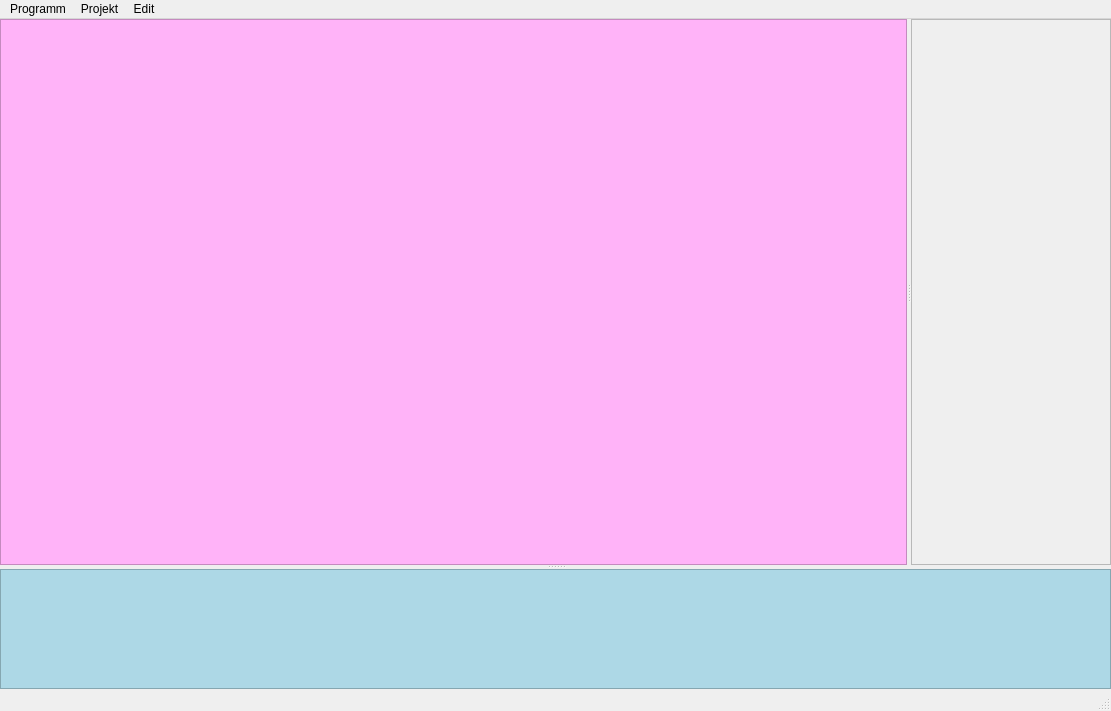
<?xml version="1.0" encoding="UTF-8"?>
<ui version="4.0">
 <class>MainWindow</class>
 <widget class="QMainWindow" name="MainWindow">
  <property name="geometry">
   <rect>
    <x>0</x>
    <y>0</y>
    <width>1111</width>
    <height>711</height>
   </rect>
  </property>
  <property name="windowTitle">
   <string>UbiCut</string>
  </property>
  <widget class="QWidget" name="centralWidget">
   <layout class="QGridLayout" name="gridLayout">
    <property name="leftMargin">
     <number>0</number>
    </property>
    <property name="topMargin">
     <number>0</number>
    </property>
    <property name="rightMargin">
     <number>0</number>
    </property>
    <property name="bottomMargin">
     <number>0</number>
    </property>
    <item row="0" column="0">
     <widget class="QSplitter" name="horizontalSplitter">
      <property name="sizeIncrement">
       <size>
        <width>0</width>
        <height>0</height>
       </size>
      </property>
      <property name="orientation">
       <enum>Qt::Vertical</enum>
      </property>
      <widget class="QSplitter" name="verticalSplitter">
       <property name="sizePolicy">
        <sizepolicy hsizetype="Expanding" vsizetype="Preferred">
         <horstretch>0</horstretch>
         <verstretch>1</verstretch>
        </sizepolicy>
       </property>
       <property name="orientation">
        <enum>Qt::Horizontal</enum>
       </property>
       <widget class="QFrame" name="topleftFrame">
        <property name="minimumSize">
         <size>
          <width>200</width>
          <height>0</height>
         </size>
        </property>
        <property name="styleSheet">
         <string notr="true">background: rgb(255, 179, 248);</string>
        </property>
        <property name="frameShape">
         <enum>QFrame::StyledPanel</enum>
        </property>
        <property name="frameShadow">
         <enum>QFrame::Raised</enum>
        </property>
       </widget>
       <widget class="QFrame" name="toprightFrame">
        <property name="enabled">
         <bool>false</bool>
        </property>
        <property name="minimumSize">
         <size>
          <width>200</width>
          <height>0</height>
         </size>
        </property>
        <property name="accessibleDescription">
         <string/>
        </property>
        <property name="autoFillBackground">
         <bool>false</bool>
        </property>
        <property name="styleSheet">
         <string notr="true"/>
        </property>
        <property name="frameShape">
         <enum>QFrame::StyledPanel</enum>
        </property>
        <property name="frameShadow">
         <enum>QFrame::Raised</enum>
        </property>
        <layout class="QGridLayout" name="gridLayout_2">
         <property name="topMargin">
          <number>13</number>
         </property>
        </layout>
       </widget>
      </widget>
      <widget class="QFrame" name="bottomFrame">
       <property name="enabled">
        <bool>true</bool>
       </property>
       <property name="minimumSize">
        <size>
         <width>0</width>
         <height>120</height>
        </size>
       </property>
       <property name="styleSheet">
        <string notr="true">background: lightblue;</string>
       </property>
       <property name="frameShape">
        <enum>QFrame::StyledPanel</enum>
       </property>
       <property name="frameShadow">
        <enum>QFrame::Raised</enum>
       </property>
      </widget>
     </widget>
    </item>
   </layout>
  </widget>
  <widget class="QMenuBar" name="menuBar">
   <property name="geometry">
    <rect>
     <x>0</x>
     <y>0</y>
     <width>1111</width>
     <height>20</height>
    </rect>
   </property>
   <widget class="QMenu" name="menuProgramm">
    <property name="title">
     <string>Programm</string>
    </property>
    <addaction name="action_settings"/>
   </widget>
   <widget class="QMenu" name="menuProjekt">
    <property name="title">
     <string>Projekt</string>
    </property>
    <addaction name="actionNeu"/>
    <addaction name="actionOeffnen"/>
    <addaction name="actionSpeichern"/>
    <addaction name="actionSpeichern_als"/>
    <addaction name="action_projectsettings"/>
    <addaction name="actionExport"/>
   </widget>
   <widget class="QMenu" name="menuEdit">
    <property name="title">
     <string>Edit</string>
    </property>
    <addaction name="actionUndo"/>
   </widget>
   <addaction name="menuProgramm"/>
   <addaction name="menuProjekt"/>
   <addaction name="menuEdit"/>
  </widget>
  <widget class="QStatusBar" name="statusBar"/>
  <action name="action_settings">
   <property name="text">
    <string>Einstellungen</string>
   </property>
  </action>
  <action name="actionNeu">
   <property name="text">
    <string>Neu</string>
   </property>
  </action>
  <action name="actionOeffnen">
   <property name="text">
    <string>Öffnen</string>
   </property>
  </action>
  <action name="actionSpeichern">
   <property name="text">
    <string>Speichern</string>
   </property>
  </action>
  <action name="actionSpeichern_als">
   <property name="text">
    <string>Speichern als</string>
   </property>
  </action>
  <action name="action_projectsettings">
   <property name="text">
    <string>Projekteinstellugen</string>
   </property>
  </action>
  <action name="actionExport">
   <property name="text">
    <string>Export</string>
   </property>
  </action>
  <action name="actionUndo">
   <property name="text">
    <string>Undo</string>
   </property>
  </action>
 </widget>
 <layoutdefault spacing="6" margin="11"/>
 <resources/>
 <connections/>
</ui>
